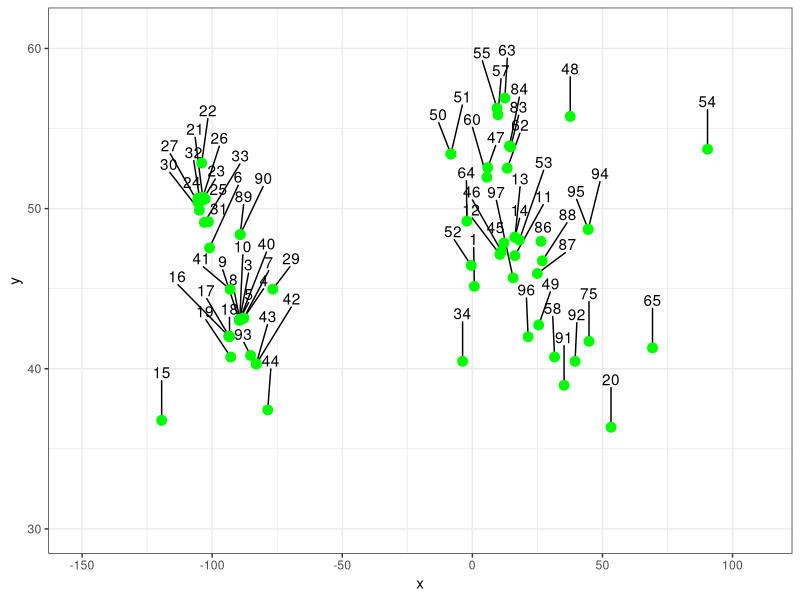

Source code (R): (Note: this script raises an error after producing the figure.)

library(ggplot2)
library(ggrepel)
library(dplyr)
library(grid)

# Function: get the x and y positions of a single ggrepel label
get.xy.pos.labs <- function(n) {
  grb <- grid.get(n)
  data.frame(
    x = xrg[1]+diff(xrg)*convertX(grb$x, "native", valueOnly = TRUE),
    y = yrg[1]+diff(yrg)*convertY(grb$y, "native", valueOnly = TRUE)
  )
}

# Reading coordinates
d <- read.table("samples_locations.txt", sep = "\t", header = TRUE, na.strings = "NA")
head(d)
f <- d %>% filter(Lineage != "OU" & Lineage != "OHU")
x = f$Longitude
y = f$Latitude
ShortSci = f$ID
df <- data.frame(x = x, y = y, z = as.factor(ShortSci))


# Running simulations for N America and Euroasia

fd <- df %>% filter(z != '81' & z != '82' & z != '28')

p1 <- ggplot(data = fd, aes(x = x, y = y)) + theme_bw() + 
  scale_x_continuous(limits = c(-150, 110)) +
  scale_y_continuous(limits = c(30, 61)) +
  geom_text_repel(aes(label = z), 
                  box.padding = unit(0.15, "lines"),
                  nudge_y = 3) +
  geom_point(colour = "green", size = 3)
p1

# Get x and y plot ranges
ggp1 <- ggplot_build(p1)
xrg <- ggp1$layout$panel_params[[1]]$x.range
yrg <- ggp1$layout$panel_params[[1]]$y.range

grid.force()
kids <- childNames(grid.get("textrepeltree", grep = TRUE))

# Get positions of all ggrepel labels
dts <- do.call(rbind, lapply(kids, get.xy.pos.labs))
dts$lab <- fd$z
print(dts)


# Running simulations for New Zealand

fz <- df %>% filter(z == '81' | z == '82')

p2 <- ggplot(data = fz, aes(x = x, y = y)) + theme_bw() + 
  scale_x_continuous(limits = c(150, 200)) +
  scale_y_continuous(limits = c(-50, -20)) +
  geom_text_repel(aes(label = z), 
                  box.padding = unit(0.6, "lines"),
                  nudge_y = 3) +
  geom_point(colour = "green", size = 3)
p2

## Get x and y plot ranges
ggp2 <- ggplot_build(p2)
xrg <- ggp2$layout$panel_params[[1]]$x.range
yrg <- ggp2$layout$panel_params[[1]]$y.range

grid.force()
kids2 <- childNames(grid.get("textrepeltree", grep = TRUE))

## Get positions of all ggrepel labels
dts2 <- do.call(rbind, lapply(kids2, get.xy.pos.labs))
dts2$lab <- fz$z
print(dts2)



# Concatenating two datasets

DTS <- rbind(dts, dts2)

write.table(DTS,file = "simulated_coords.txt", sep="\t", col.names = TRUE, row.names = FALSE)

